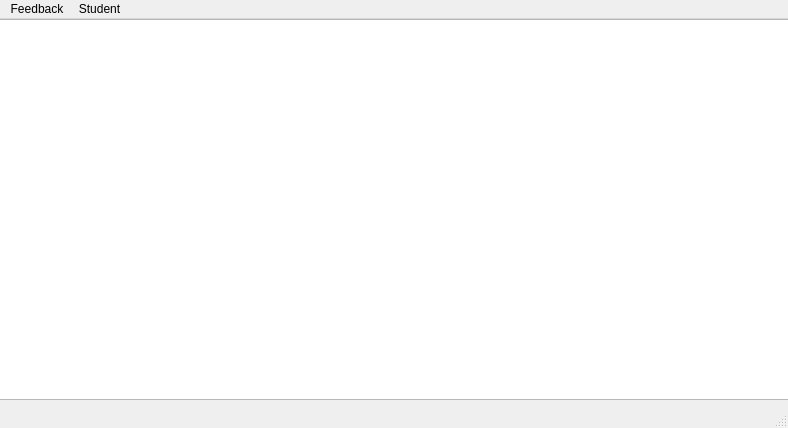
<?xml version="1.0" encoding="UTF-8"?>
<ui version="4.0">
 <class>MainWindow</class>
 <widget class="QMainWindow" name="MainWindow">
  <property name="geometry">
   <rect>
    <x>0</x>
    <y>0</y>
    <width>788</width>
    <height>428</height>
   </rect>
  </property>
  <property name="maximumSize">
   <size>
    <width>794</width>
    <height>428</height>
   </size>
  </property>
  <property name="windowTitle">
   <string>MVHacks</string>
  </property>
  <widget class="QWidget" name="centralwidget">
   <widget class="QGraphicsView" name="graphicsView">
    <property name="geometry">
     <rect>
      <x>-10</x>
      <y>0</y>
      <width>821</width>
      <height>381</height>
     </rect>
    </property>
    <property name="styleSheet">
     <string notr="true">background-image: url(:/real/snip.PNG);</string>
    </property>
   </widget>
  </widget>
  <widget class="QMenuBar" name="menubar">
   <property name="geometry">
    <rect>
     <x>0</x>
     <y>0</y>
     <width>788</width>
     <height>31</height>
    </rect>
   </property>
   <widget class="QMenu" name="menuFeedback">
    <property name="title">
     <string>Feedback</string>
    </property>
    <addaction name="actionGive_Feedback"/>
    <addaction name="actionView_Feedback"/>
    <addaction name="actionFull_Report"/>
   </widget>
   <widget class="QMenu" name="menuStudent">
    <property name="title">
     <string>Student</string>
    </property>
    <addaction name="actionAdd_Student"/>
    <addaction name="actionV"/>
    <addaction name="actionCheck_in"/>
   </widget>
   <addaction name="menuFeedback"/>
   <addaction name="menuStudent"/>
  </widget>
  <widget class="QStatusBar" name="statusbar"/>
  <action name="actionGive_Feedback">
   <property name="text">
    <string>Give Feedback</string>
   </property>
  </action>
  <action name="actionAdd_Student">
   <property name="text">
    <string>Add Student</string>
   </property>
  </action>
  <action name="actionV">
   <property name="text">
    <string>View Students</string>
   </property>
  </action>
  <action name="actionCheck_in">
   <property name="text">
    <string>Check in</string>
   </property>
  </action>
  <action name="actionView_Feedback">
   <property name="text">
    <string>View Feedback</string>
   </property>
  </action>
  <action name="actionFull_Report">
   <property name="text">
    <string>Full Report</string>
   </property>
  </action>
 </widget>
 <resources>
  <include location="res.qrc"/>
 </resources>
 <connections/>
</ui>
